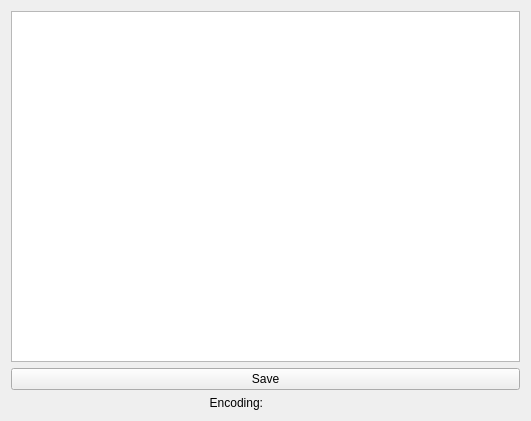
<?xml version="1.0" encoding="UTF-8"?>
<ui version="4.0">
    <class>SingleTextFilePreview</class>
    <widget class="QWidget" name="SingleTextFilePreview">
        <property name="geometry">
            <rect>
                <x>0</x>
                <y>0</y>
                <width>531</width>
                <height>421</height>
            </rect>
        </property>
        <property name="sizePolicy">
            <sizepolicy hsizetype="Expanding" vsizetype="Expanding">
                <horstretch>0</horstretch>
                <verstretch>0</verstretch>
            </sizepolicy>
        </property>
        <property name="windowTitle">
            <string>Text</string>
        </property>
        <layout class="QGridLayout" name="gridLayout_2">
            <item row="2" column="0">
                <widget class="QLabel" name="label_encoding_title">
                    <property name="text">
                        <string>Encoding:</string>
                    </property>
                    <property name="alignment">
                        <set>Qt::AlignRight|Qt::AlignTrailing|Qt::AlignVCenter</set>
                    </property>
                </widget>
            </item>
            <item row="2" column="1">
                <widget class="QLabel" name="label_encoding">
                    <property name="text">
                        <string/>
                    </property>
                </widget>
            </item>
            <item row="0" column="0" colspan="2">
                <widget class="QPlainTextEdit" name="plainTextEdit">
                    <property name="readOnly">
                        <bool>false</bool>
                    </property>
                </widget>
            </item>
            <item row="1" column="0" colspan="2">
                <widget class="QPushButton" name="saveButton">
                    <property name="text">
                        <string>Save</string>
                    </property>
                </widget>
            </item>
        </layout>
    </widget>
    <resources/>
    <connections/>
</ui>
